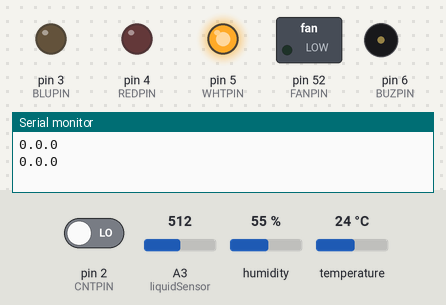
This sketch was run on a simulated Arduino Mega 2560, built with avr-gcc and run on an emulated ATmega2560. On the bench: switched loads named in the sketch (green lamp = pin HIGH), output pins drawn as LEDs (lit = HIGH), buzzer (waves = sounding), the last lines printed to the serial monitor. Inputs (shaded band) come from the test bench; at power-on: temperature 24 °C, pin 2 (CNTPIN) LOW, A3 (liquidSensor) = 512, humidity 55 %.

Above: at 1.2 s.
1.3 s: temperature set to 27 °C
At 3.8 s:
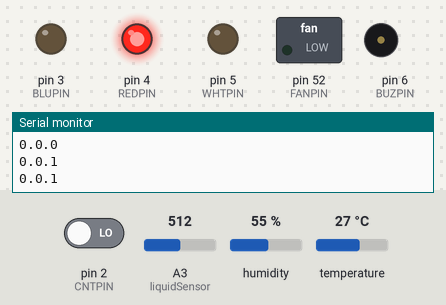
5.5 s: temperature set to 12 °C
At 7.0 s:
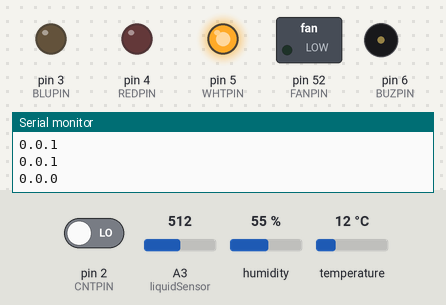
7.5 s: temperature set to 28 °C
At 8.5 s:
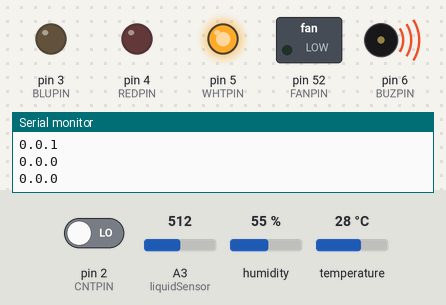
Timing chart, 0 to 10.5 s (numbered marks = the images above; inputs shaded):
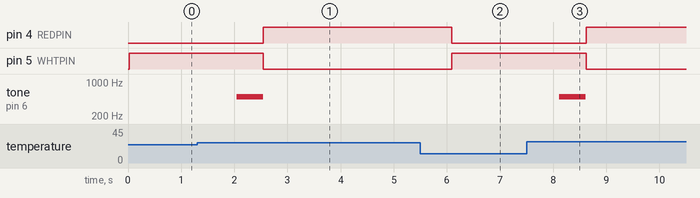

The sketch:

daqArduino.ino
```cpp
#include "DHT.h"

// pin definitions
#define liquidSensor A3
#define DHTPIN 8     // Digital pin connected to the DHT sensor
#define BLUPIN 3
#define REDPIN 4
#define WHTPIN 5
#define BUZPIN 6
#define CNTPIN 2  //counts pulses from motor
#define FANPIN 52

#define DHTTYPE DHT11   // DHT 11

#define MAX_9V_TEMP 25 //celcius
#define MIN_WATER_LEVEL 100
#define MAXCOUNTS 160

DHT dht(DHTPIN, DHTTYPE);

int liquidLevel = 1023;
float dhtTempC = 0;
bool liquidAlarm = false;
bool tempAlarm = false;

volatile int count = 0;
volatile unsigned int countsPerSecond = 0;
volatile int updateCtrl = 0;

String inputString = "";         // a String to hold incoming data
bool stringComplete = false;  // whether the string is complete

char parsedData[8];

void setup() {

  Serial.begin(9600);
  Serial3.begin(9600);
  pinMode(liquidSensor, INPUT);
  pinMode(BLUPIN, OUTPUT);
  pinMode(REDPIN, OUTPUT);
  pinMode(WHTPIN, OUTPUT);
  pinMode(DHTPIN, INPUT);
  pinMode(BUZPIN, OUTPUT);
  pinMode(FANPIN, OUTPUT);
  attachInterrupt(digitalPinToInterrupt(CNTPIN), incrementCount, RISING);

  dht.begin();

  noInterrupts();
  TCCR3A=0; // Initializes all bits to zero in TCCR3A
  TCCR3B=0; // Initializes all bits to zero in TCCR3B
  TCNT3=0; // Initializes counter TCNT3 to 0
  OCR3C=62499; // Set Output Compare Register 3C value (max is 62500)
  TCCR3B |= (1<<CS32) ; //Set prescalar to 256
  TIMSK3 |=(1<<OCIE3C); // Enable timer 3 output compare flag

  // put your setup code here, to run once:
  TCCR2B = (TCCR2B & 0xF8) | 0x03;
  interrupts();

  // reserve 200 bytes for the inputString:
  inputString.reserve(200);
}

void loop() {

  processSensors();

  digitalWrite(BLUPIN, liquidAlarm);
  digitalWrite(REDPIN, tempAlarm);
  digitalWrite(WHTPIN, !(liquidAlarm || tempAlarm));

  // print the string when a newline arrives:
  if (stringComplete) {
    Serial.println(inputString);
    Serial.println(countsPerSecond);
    Serial.println(liquidLevel);
    Serial.print(dhtTempC);
    Serial.println("°C");
    Serial.println();
    Serial.println();

    // clear the string:
    inputString = "";
    stringComplete = false;
  }

   if (updateCtrl == 1)
   {
     updateCtrl = 0;
     if (countsPerSecond > MAXCOUNTS/2)
     {
       digitalWrite(FANPIN, HIGH);
     }
     else
     {
       digitalWrite(FANPIN, LOW);
     }
     sprintf(parsedData,"%d.%d.%d",countsPerSecond, int(liquidAlarm), int(tempAlarm));
     Serial3.println(parsedData);
     Serial.println(parsedData);
   }
}

void incrementCount() {
  count += 1;
}

ISR(TIMER3_COMPC_vect){
  countsPerSecond = count;
  count = 0;
  updateCtrl = 1;
}

void processSensors()
{
    if (dhtTempC < MAX_9V_TEMP)
  {
    dhtTempC = dht.readTemperature();
    if (dhtTempC > MAX_9V_TEMP)
    {
      tempAlarm = true;
      tone(BUZPIN, 500);
      delay(500);
      noTone(BUZPIN);
    }
  }
  else
  {
    dhtTempC = dht.readTemperature();
    if (dhtTempC < MAX_9V_TEMP)
    {
      tempAlarm = false;
    }
  }

  if (liquidLevel > MIN_WATER_LEVEL)
  {
    delay(1);
    liquidLevel = analogRead(liquidSensor);
    if (liquidLevel < MIN_WATER_LEVEL)
    {
      liquidAlarm = false;
    }
  }
  else
  {
    delay(1);
    liquidLevel = analogRead(liquidSensor);
    if (liquidLevel > MIN_WATER_LEVEL)
    {
      tone(BUZPIN, 500);
      delay(500);
      noTone(BUZPIN);
      liquidAlarm = true;
    }
  }
}

/*
  SerialEvent occurs whenever a new data comes in the hardware serial RX. This
  routine is run between each time loop() runs, so using delay inside loop can
  delay response. Multiple bytes of data may be available.
*/
void serialEvent() {
  while (Serial.available()) {
    // get the new byte:
    char inChar = (char)Serial.read();
    // add it to the inputString:
    inputString += inChar;
    // if the incoming character is a newline, set a flag so the main loop can
    // do something about it:
    if (inChar == '\n') {
      stringComplete = true;
    }
  }
}
```

Measured:
- the behaviour switches between 25 and 26 °C on temperature (found by bisection; images 0 and 1)
- after the input at 1.3 s, pin 4 (REDPIN): LOW → HIGH after 1.2 s; pin 5 (WHTPIN): HIGH → LOW after 1.2 s; tone on pin 6 (BUZPIN): silent → 500 Hz after 0.75 s, → silent 0.50 s later
- after the input at 5.5 s, pin 4 (REDPIN): HIGH → LOW after 0.60 s; pin 5 (WHTPIN): LOW → HIGH after 0.60 s
- after the input at 7.5 s, pin 4 (REDPIN): LOW → HIGH after 1.1 s; pin 5 (WHTPIN): HIGH → LOW after 1.1 s; tone on pin 6 (BUZPIN): silent → 500 Hz after 0.62 s, → silent 0.50 s later
